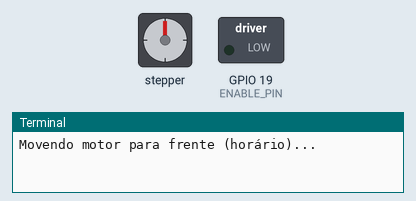
Simulated run of this program. Board: Raspberry Pi (BCM pin numbers). On the bench: stepper motor, switched loads named in the program (green lamp = pin HIGH), the last lines printed to the terminal. Pins used as bus, display or sensor lines are not drawn. At 9.0 s the program stops and its outputs stay as they are.

Above: at 0.15 s.
At 2.55 s:
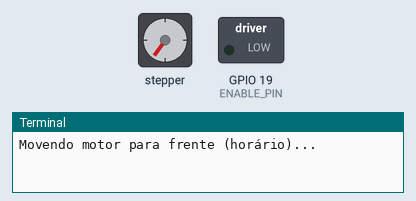
At 5.17 s:
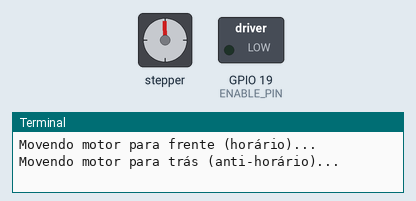
At 9.1 s:
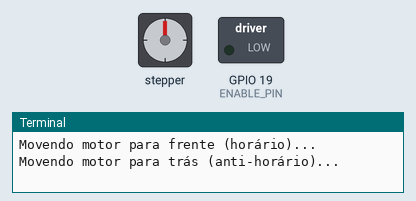
Timing chart, 0 to 10.5 s (numbered marks = the images above):
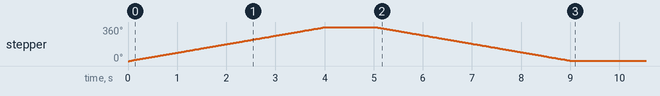

Measured:
- by itself, stepper: turns 360° clockwise in 4.0 s, then 359° counter-clockwise in 4.0 s

The program:

nema.py
```python
import RPi.GPIO as GPIO
import time

# Configuração dos pinos GPIO
DIR_PIN = 20     # Pino GPIO para controle de direção
STEP_PIN = 21    # Pino GPIO para envio de pulsos
ENABLE_PIN = 19  # Pino GPIO para habilitação do motor
SPR = 2000       # Passos por rotação (ex: 1.8° por passo = 200 passos/rev)

# Configurações GPIO
GPIO.setmode(GPIO.BCM)
GPIO.setup(DIR_PIN, GPIO.OUT)
GPIO.setup(STEP_PIN, GPIO.OUT)
GPIO.setup(ENABLE_PIN, GPIO.OUT)  # Configuração do pino ENABLE

# Inicializa o pino ENABLE como LOW para habilitar o driver
GPIO.output(ENABLE_PIN, GPIO.LOW)

# Função para mover o motor
def move_motor(steps, direction, delay=0.001):
    GPIO.output(DIR_PIN, direction)  # Define a direção (True = horário, False = anti-horário)
    for _ in range(steps):
        GPIO.output(STEP_PIN, GPIO.HIGH)  # Pulso HIGH
        time.sleep(delay)                # Aguarda
        GPIO.output(STEP_PIN, GPIO.LOW)  # Pulso LOW
        time.sleep(delay)                # Aguarda

try:
    print("Movendo motor para frente (horário)...")
    move_motor(SPR, True, delay=0.001)  # 1 rotação completa (200 passos)

    time.sleep(1)

    print("Movendo motor para trás (anti-horário)...")
    move_motor(SPR, False, delay=0.001)  # 1 rotação completa (200 passos)

except KeyboardInterrupt:
    print("\nEncerrando o programa...")

finally:
    # Desabilita o motor ao final
    GPIO.output(ENABLE_PIN, GPIO.HIGH)
    GPIO.cleanup()
```
